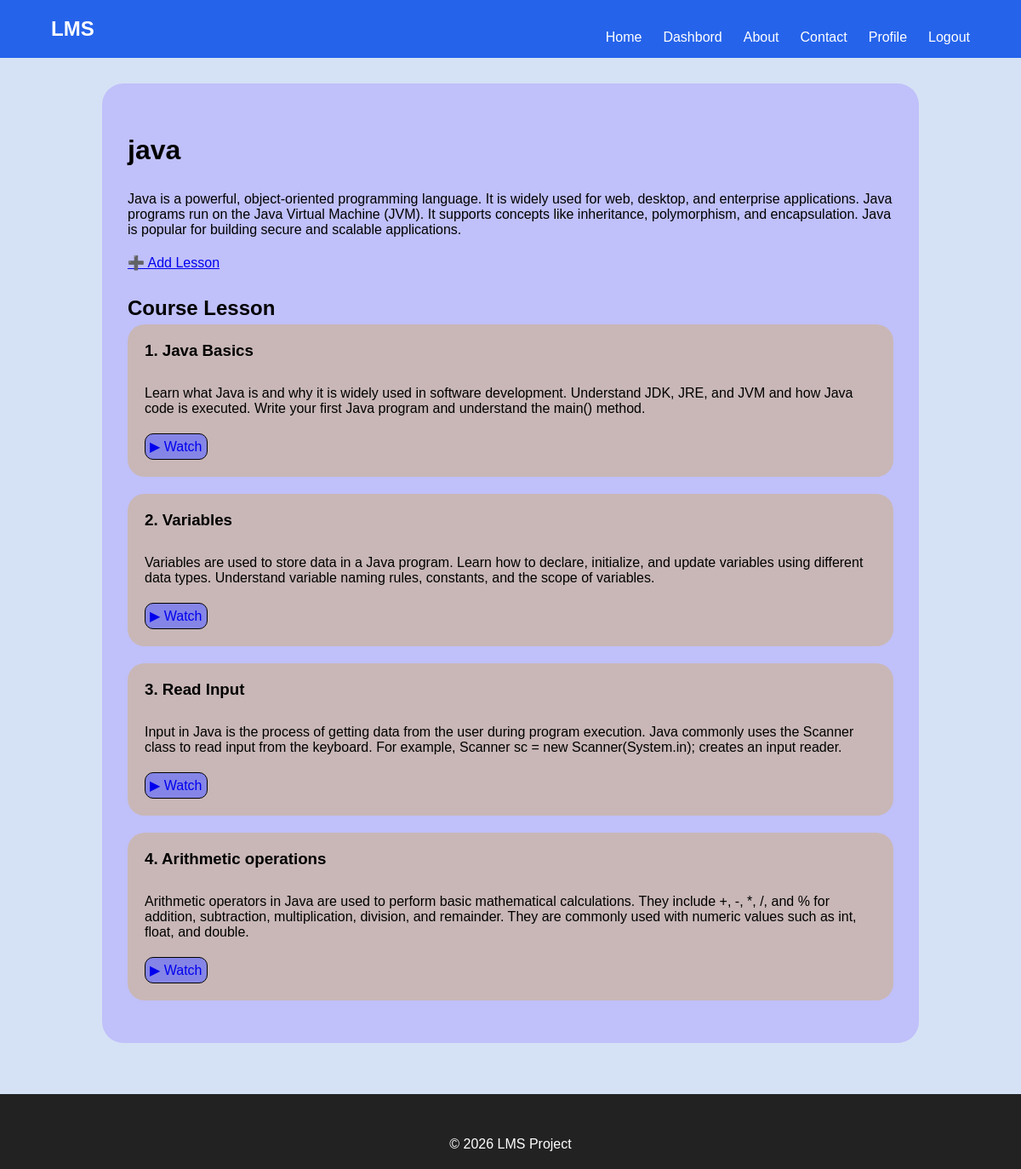
Page /courses/2/ (signed in) on the committed database.
### courses/models.py (models this page shows, shortened)
class Course(models.Model):
    title=models.CharField(max_length=200)
    description = models.TextField()
    instructor =models.ForeignKey(
        User,
        on_delete = models.CASCADE,
        related_name='course'
    )
    created_at = models.DateTimeField(auto_now_add = True)

class Lesson(models.Model):
    course = models.ForeignKey(
        Course,
        on_delete=models.CASCADE,
        related_name ="lessons"
    )
    subtitle=models.CharField(max_length=300)
    description = models.TextField(blank=True)
    video = models.URLField()
    created_at = models.DateTimeField(auto_now_add=True)

### courses/views.py (the view)
def course_detail(request,course_id):
    course = get_object_or_404(Course,id = course_id)
    enrolled = Enrollment.objects.filter(
        student=request.user,
        course = course
    ).exists()
    lessons=course.lessons.all()
    completed_count = LessonProgress.objects.filter(
        student = request.user,
        lesson__course = course,
        completed =True
    ).count()
    total_lessons = lessons.count()
    if completed_count ==0:
        course_status = "Pending"
    elif completed_count == total_lessons:
        course_status = "Completed"
    else:
        course_status = "Ongoing"
    for lesson in lessons:
        lesson.student_progress = LessonProgress.objects.filter(
            student = request.user,
            lesson =lesson
        ).first()
    return render(
        request,
        "courses/course_detail.html",
        {
            "user":request.user,
            "course":course,
            "enrolled":enrolled,
            "completed_count":completed_count,
            "total_lessons":total_lessons,
            "course_status":course_status,
            "lessons":lessons,
        }
    )

### templates/courses/course_detail.html (shortened to what this page needs)
{% extends "base.html" %}
{% block content %}
{% load static %}
{% block extra_css %}
<link rel="stylesheet" href = "{% static 'css/subtitle.css' %}">
{% endblock  %}
<div class="course-container">
   <h1>{{ course.title}} </h1>
   <p>{{course.description}}</p>
   {%  if request.user == course.instructor %}
<a href="{% url 'courses:add_lesson' course.id %}">
   ➕ Add Lesson
</a>
   {% endif %}
   <h2>Course Lesson</h1>
   {% for lesson in lessons %}
   <div class="lesson-card">
    <h3>{{forloop.counter}}. {{lesson.subtitle}}</h3>
    <p> {{lesson.description}}</p>
    <a href="{% url 'courses:lesson_detail' course.id lesson.id  %}" class="bor">
      ▶ Watch
    </a>
   </div>
   {% empty %}
   <p>No Lessoon Available yet.</p>
   {% endfor %}
</div>
{% endblock  %}

### static/css/style.css (style rules this page uses)
* { margin:0; padding:0; box-sizing:border-box; font-family: 'Lucida Sans', 'Lucida Sans Regular', 'Lucida Grande', 'Lucida Sans Unicode', Geneva, Verdana, sans-serif; }
body { font-family:Arial; background:#d5e2f5; }

### static/css/subtitle.css (style rules this page uses)
* { font-family: 'Lucida Sans', 'Lucida Sans Regular', 'Lucida Grande', 'Lucida Sans Unicode', Geneva, Verdana, sans-serif; }
.course-container { margin:30px auto; box-sizing: border-box; width:80%; background-color: rgb(192, 192, 250); padding:30px; border-radius: 25px; }
h1,p,h2 { margin-top:30px; }
a { display:inline-block; margin-top:20px; }
.lesson-card { margin-bottom:20px; padding:20px; border-radius: 20px; background-color: rgb(201, 183, 183); }
h2 { margin-bottom:5px; }
.bor { padding:5px; text-decoration:none; border-radius:10px; border:1px solid black; background-color: rgb(133, 133, 231); }

### rows in the picture
Course: title "java", description "Java is a powerful, object-oriented programming language. It is widely used for web, desktop, and enterprise applications. Java programs run on the Java Virtual Machine (JVM). It supports concepts like inheritance, polymorphism, and encapsulation. Java is popular for building secure and scalable applications."
Lesson: subtitle "Java Basics", description "Learn what Java is and why it is widely used in software development. Understand JDK, JRE, and JVM and how Java code is executed. Write your first Java program and understand the main() method."
Lesson: subtitle "Variables", description "Variables are used to store data in a Java program. Learn how to declare, initialize, and update variables using different data types. Understand variable naming rules, constants, and the scope of variables."
Lesson: subtitle "Read Input", description "Input in Java is the process of getting data from the user during program execution. Java commonly uses the Scanner class to read input from the keyboard. For example, Scanner sc = new Scanner(System.in); creates an input reader."
Lesson: subtitle "Arithmetic operations", description "Arithmetic operators in Java are used to perform basic mathematical calculations. They include +, -, *, /, and % for addition, subtraction, multiplication, division, and remainder. They are commonly used with numeric values such as int, float, and double."
